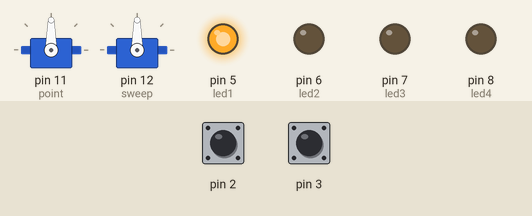
This sketch was run on a simulated Arduino Uno, built with avr-gcc and run on an emulated ATmega328P. Shown: 2 × servo, output pins drawn as LEDs (lit = HIGH). The test bench sets the inputs (shaded band); at power-on: pin 2 HIGH, pin 3 HIGH. What the sketch prints to the serial monitor is not drawn.

Above: at 0.1 s.
At 1.1 s:
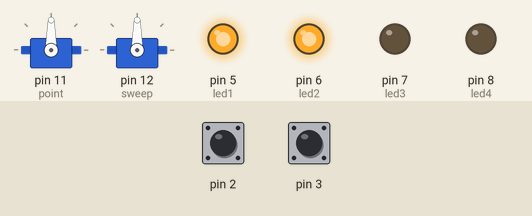
At 2.1 s:
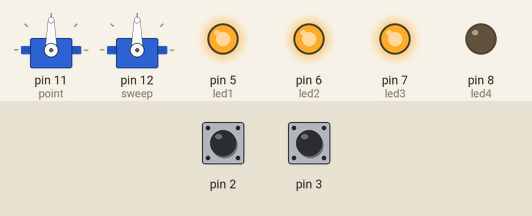
At 3.1 s:
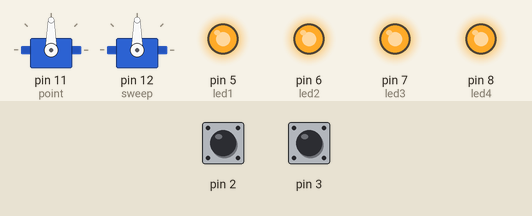
At 4.1 s:
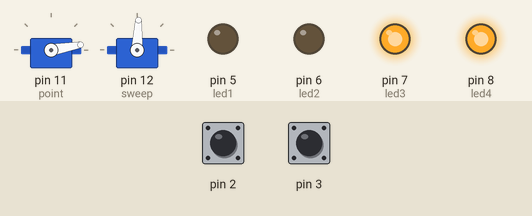
At 97.1 s:
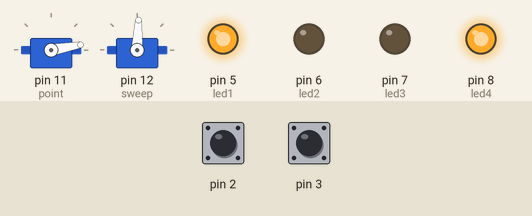
Timing chart, 0 to 129.5 s (numbered marks = the images above):
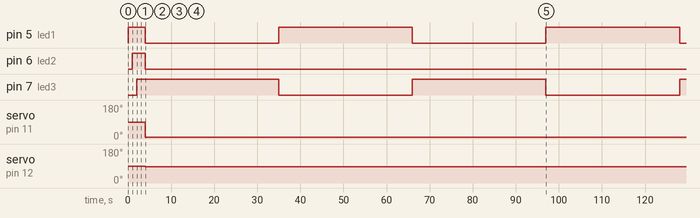

Measured:
- by itself, pin 5 (led1), pin 7 (led3): alternates HIGH for 31.0 s and LOW for 31.0 s
- by itself, servo on pin 11 (point): 90° → 10° at 4.0 s
- by itself, servo on pin 12 (sweep): 90° → 87° at 4.0 s

The sketch:

clock_test.ino
```cpp
int led1 = 5;
int led2 = 6;
int led3 = 7;
int led4 = 8;

int val = 0;
int val1 = 0;
int val2 = 0;
int count =0;

#include <Servo.h>

Servo point;
Servo sweep;

int pos = 0;
int speed = 90;

void setup() {
  // put your setup code here, to run once:
pinMode(led1, OUTPUT);
pinMode(led2, OUTPUT);
pinMode(led3, OUTPUT);
pinMode(led4, OUTPUT);
pinMode(2, INPUT_PULLUP);
pinMode(3, INPUT_PULLUP);
pinMode(4, INPUT_PULLUP);
point.attach(11);
sweep.attach(12);
digitalWrite(led1,1);
delay(1000);
digitalWrite(led2,1);
delay(1000);
digitalWrite(led3,1);
delay(1000);
digitalWrite(led4,1);
delay(1000);
digitalWrite(led1,0);
digitalWrite(led2,0);
digitalWrite(led3,0);
digitalWrite(led4,0);
 Serial.begin(9600);
Serial.print("Setup all done  ");
Serial.print("\r");
}
void loop() {

//  // put your main code here, to run repeatedly:

    //reset LEDs
  digitalWrite(led1,0);
  digitalWrite(led2,0);
  digitalWrite(led3,0);
  digitalWrite(led4,0);
//check to see if person 1 is home
  digitalWrite(led3,1);
  pinMode(2, INPUT_PULLUP);

  val = digitalRead(2);

  Serial.print("Digital Input 2 ");
  Serial.print('\r');
  Serial.print(val);
  Serial.print('\r');
  if (val == 1)
    {
      point.write(10);
          // check LEDs before moving on
      digitalWrite(led4,1);
      digitalWrite(led2,0);
    }
    else
    {
      point.write(170);
      digitalWrite(led2,1);
      digitalWrite(led4,0);
    }
// move hands round before checking for next person
for (count = 0; count <=30; count +=1){
    sweep.attach(12);
  sweep.write(87);
  delay(110);
  sweep.detach();
  delay(890);
  }
  //reset LEDs
  digitalWrite(led1,0);
  digitalWrite(led2,0);
  digitalWrite(led3,0);
  digitalWrite(led4,0);
  digitalWrite(led1,1);

// Check to see if person 2 is home
  pinMode(3, INPUT_PULLUP);

  val2 = digitalRead(3);

    Serial.print("Digital Input 3");
    Serial.print('\r');
  Serial.print(val2);
  Serial.print('\r');
  if (val2 == 1)
    {
      point.write(10);
          // check LEDs before moving on
      digitalWrite(led4,1);
      digitalWrite(led2,0);
    }
    else
    {
      point.write(170);
      digitalWrite(led2,1);
      digitalWrite(led4,0);
    }

    for (count = 0; count <=30; count +=1){
    sweep.attach(12);
  sweep.write(87);
  delay(110);
  sweep.detach();
  delay(890);
  }
}
```
